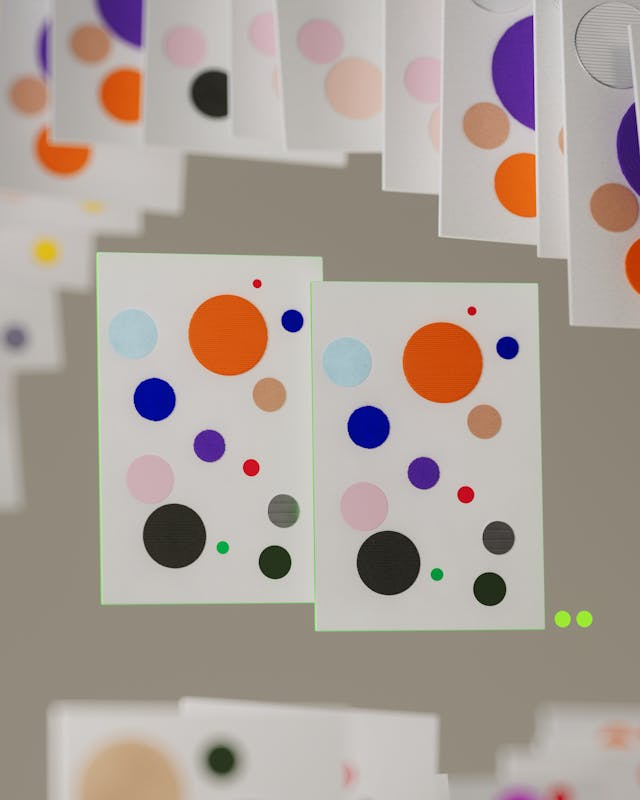
//> input picture 12-aumento-contrasto/image.png, 640 x 800 px, given in place of the camera
$ ./main   (built with g++ and OpenCV 4)
//> lines starting //> are read from the running program, lines starting //| are printed output that depends on the picture
#include "opencv2/opencv.hpp"
#include "iostream"
#include <stdlib.h>

std::vector<cv::KeyPoint> blob_finder(cv::Mat &frame);
void negateFrame(cv::Mat &original, cv::Mat &destiniation);

int areaMinima = 50;  //[px]
int kernel_size = 3;  //[px]
int circolarita = 60; //[%]
int convessita = 20;  //[%]
int inertia = 1;      //[%]

const int MAX_AREA_MINIMA = 1000; //[px]
const int MAX_CIRCOLARITA = 100;  //[%]
const int MAX_CONVESSITA = 100;   //[%]
const int MAX_INERTIA = 100;      //[%]


int dp = 1, minDist = 10 , par1 = 100 , par2 = 100 , minRad = 10 , maxRad = 100;


int main()
{
    // Definizione nomi delle window

    std::string win_plot = "blob finder", win_bar_blob = "Trackbar - BLOB",  win_bar_hough = "Trackbar - Hough";
    // Apertura fotocamera
    cv::VideoCapture vc = cv::VideoCapture(0);

    if (!vc.isOpened()){
        return -1;
    }


    // Dichiarazine delle immagini che useremo
    cv::Mat frame, gray , gray_neg;

    // Window per i plot
    cv::namedWindow(win_plot);

    // Window per le trackbar
    cv::namedWindow(win_bar_blob);

    cv::createTrackbar("Area Minima", win_bar_blob, &areaMinima, MAX_AREA_MINIMA);
    cv::createTrackbar("Cricolarità", win_bar_blob, &circolarita, MAX_CIRCOLARITA);
    cv::createTrackbar("Convessità", win_bar_blob, &convessita, MAX_CONVESSITA);
    cv::createTrackbar("Inertia", win_bar_blob, &inertia, MAX_INERTIA);


    cv::namedWindow(win_bar_hough);

    cv::createTrackbar("Rapporto Scala", win_bar_hough, &dp, 10);
    cv::createTrackbar("Distanza Minima", win_bar_hough, &minDist, 500);
    cv::createTrackbar("Parametro 1", win_bar_hough, &par1, 500);
    cv::createTrackbar("Parametro 2", win_bar_hough, &par2, 500);
    cv::createTrackbar("Raggio Minimo", win_bar_hough, &minRad, 500);
    cv::createTrackbar("Raggio Massimo", win_bar_hough, &maxRad, 500);


    while (true)
    {
        // lettora del frame
        vc.read(frame);
//> frame is the input picture: 800 rows x 640 cols, CV_8UC3; mean B, G, R 153.4, 160.6, 171.5

        // frame = cv::imread("../image.png");


        // PREPROCESSING
        cv::cvtColor(frame, gray, cv::COLOR_BGR2GRAY);
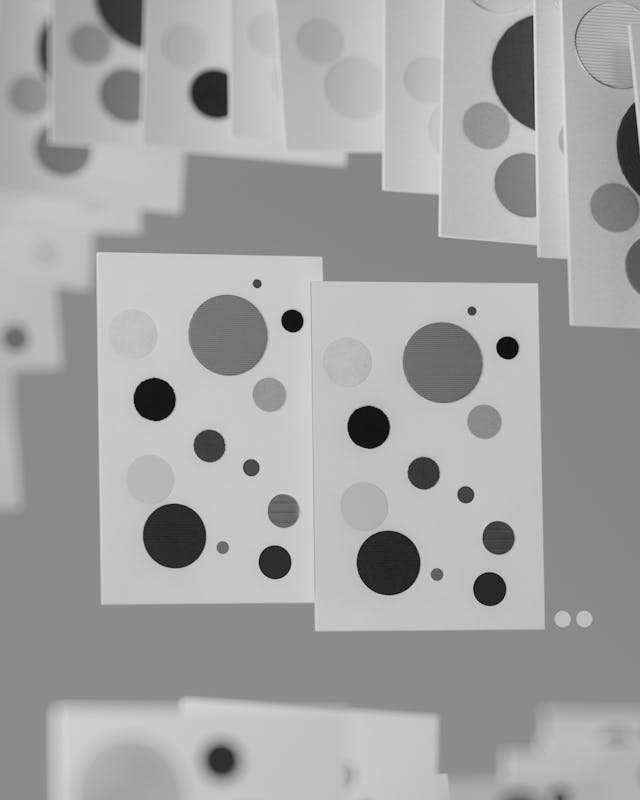
//> gray: 800 rows x 640 cols, CV_8UC1; min 6, max 226, mean 163.1
        cv::GaussianBlur(gray , gray , cv::Size(kernel_size*2+1,kernel_size*2+1) , 2 , 2);
        // cv::medianBlur(gray, gray, 2 * kernel_size + 1);
        cv::equalizeHist(gray , gray);
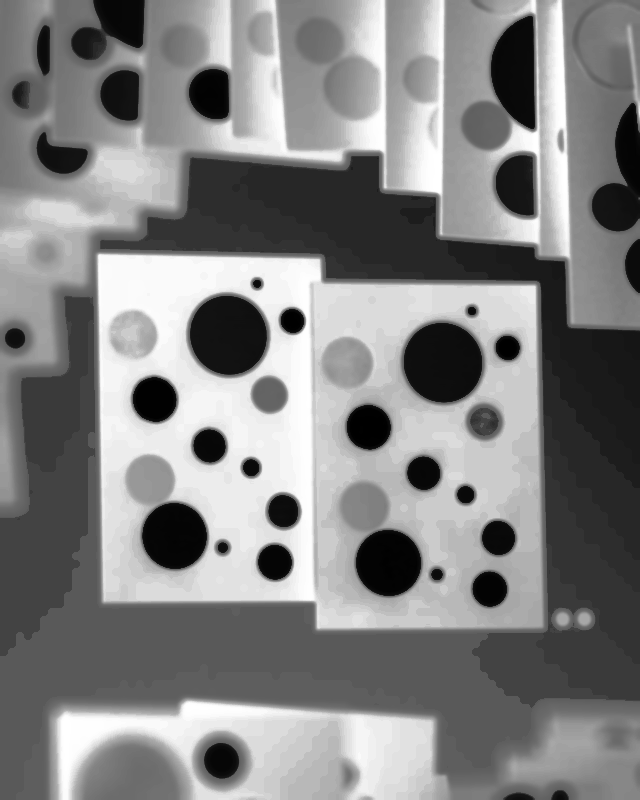
//> gray: 800 rows x 640 cols, CV_8UC1; min 0, max 255, mean 130.6


        negateFrame(gray , gray_neg);

        // RICERCA DEI BLOB
        std::vector<cv::KeyPoint> blob = blob_finder(gray);
        std::vector<cv::KeyPoint> blob_neg = blob_finder(gray_neg);

        std::vector<cv::Vec4f> cerchi , cerchi_neg;
        cv::HoughCircles(gray, cerchi ,cv::HOUGH_GRADIENT , 1+dp , 1+minDist , 1+par1 , 1+par2 , minRad , maxRad );
        cv::HoughCircles(gray_neg, cerchi_neg ,cv::HOUGH_GRADIENT , 1+dp , 1+minDist , 1+par1 , 1+par2 , minRad , maxRad );

        for (size_t i = 0 ; i < cerchi.size() ; ++i)
        {
            cv::Vec4f cerchio = cerchi[i];
            cv::circle(frame , cv::Point(cerchio[0] , cerchio[1]) , cerchio[2] , cv::Scalar(12 , 255 , 0) , 2 , cv::LINE_AA);
            cv::circle(frame , cv::Point(cerchio[0] , cerchio[1]) , 2 , cv::Scalar(0 , 0 , 0) , 2 , cv::LINE_AA);
            cv::putText(frame , ("Voto: " + std::to_string(cerchio[3])) ,  cv::Point(cerchio[0] , cerchio[1]) , cv::FONT_HERSHEY_DUPLEX , 0.5 , cv::Scalar(12 , 255 , 0));
        }

        for (size_t i = 0 ; i < cerchi_neg.size() ; ++i)
        {
            cv::Vec4f cerchio = cerchi_neg[i];
            cv::circle(frame , cv::Point(cerchio[0] , cerchio[1]) , cerchio[2] , cv::Scalar(12 , 255 , 0) , 2 , cv::LINE_AA);
            cv::circle(frame , cv::Point(cerchio[0] , cerchio[1]) , 2 , cv::Scalar(0 , 0 , 0) , 2 , cv::LINE_AA);
            cv::putText(frame , ("Voto: " + std::to_string(cerchio[3])) ,  cv::Point(cerchio[0] , cerchio[1]) , cv::FONT_HERSHEY_DUPLEX , 0.5 , cv::Scalar(12 , 255 , 0));
        }

        // PLOT DEI BLOB
        cv::drawKeypoints(frame, blob, frame, cv::Scalar(0, 0, 255), cv::DrawMatchesFlags::DRAW_RICH_KEYPOINTS);
        cv::drawKeypoints(frame, blob_neg, frame, cv::Scalar(0, 0, 255), cv::DrawMatchesFlags::DRAW_RICH_KEYPOINTS);

        cv::imshow("gray" , gray );
        cv::imshow(win_plot, frame);
        cv::waitKey(10);
    }
}

std::vector<cv::KeyPoint> blob_finder(cv::Mat &frame)
{
    // Set up parameters
    cv::SimpleBlobDetector::Params params;
    params.minThreshold = 10;
    params.maxThreshold = 200;
    params.filterByArea = true;
    params.minArea = areaMinima;
    params.filterByCircularity = true;
    params.minCircularity = circolarita / 100;
    params.filterByConvexity = true;
    params.minConvexity = convessita / 100;
    params.filterByInertia = true;
    params.minInertiaRatio = inertia / 100;

    // Create detector and detect blobs
    cv::Ptr<cv::SimpleBlobDetector> detector = cv::SimpleBlobDetector::create(params);
    std::vector<cv::KeyPoint> keypoints;
    detector->detect(frame, keypoints);
    return keypoints;
}

void negateFrame(cv::Mat &original, cv::Mat &destiniation)
{
    destiniation = 255 - original;
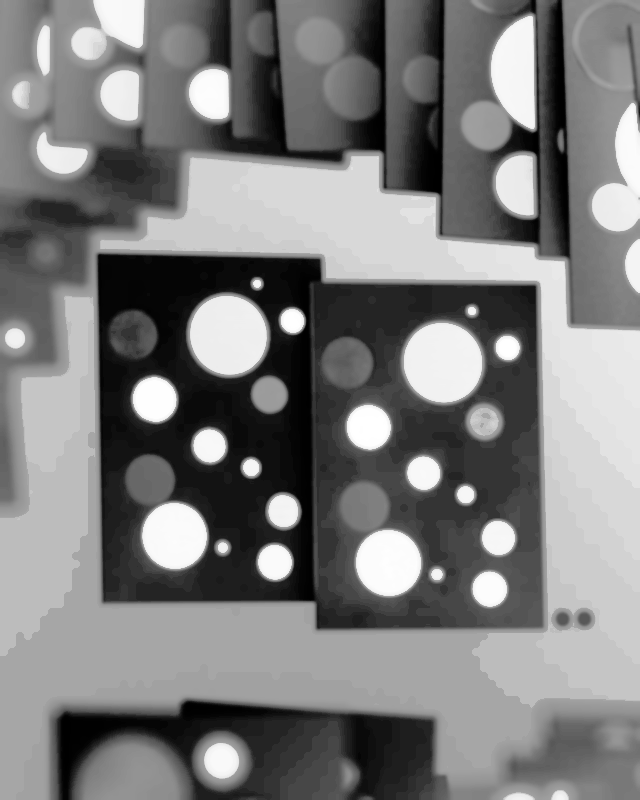
//> destiniation: 800 rows x 640 cols, CV_8UC1; min 0, max 255, mean 124.4
//> (the run ends here: the program stops with an error, at `cv::Ptr<cv::SimpleBlobDetector> detector = cv::SimpleBlobDetector::cre..`)
